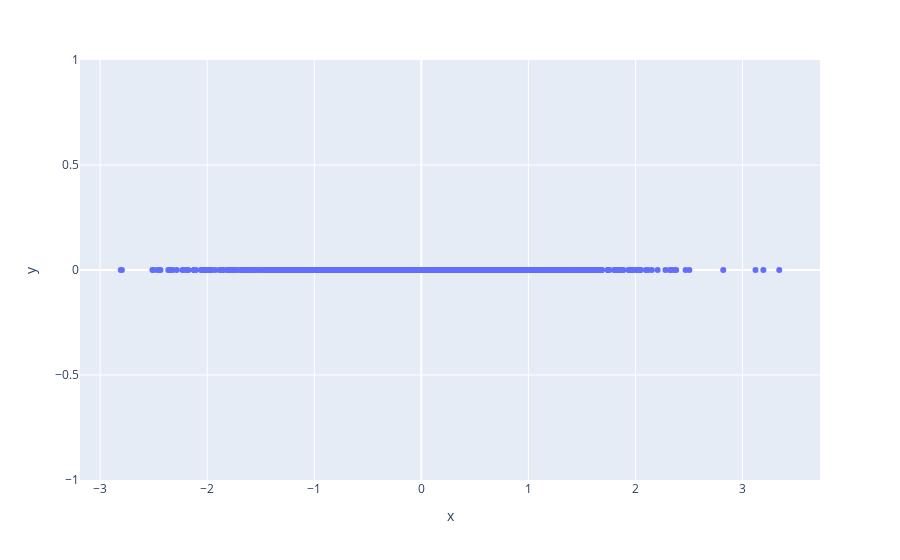

Notebook code cell kept with this figure:
### Code cell
fig = px.scatter(x=data,y=np.zeros_like(data))
fig.show()

### Figure 1 — Plotly figure (JSON) as saved in the notebook; plotly's stock layout.template omitted (floating-point values rounded to 4 significant figures; data arrays with more than 128 entries replaced by an {"elided": "..."} marker saying what was removed)
{"data": [{"hovertemplate": "x=%{x}<br>y=%{y}<extra></extra>", "legendgroup": "", "marker": {"color": "#636efa", "symbol": "circle"}, "mode": "markers", "name": "", "orientation": "v", "showlegend": false, "type": "scatter", "x": {"elided": "1000 float values"}, "xaxis": "x", "y": {"elided": "1000 int values"}, "yaxis": "y"}], "layout": {"legend": {"tracegroupgap": 0}, "margin": {"t": 60}, "xaxis": {"anchor": "y", "domain": [0, 1], "title": {"text": "x"}}, "yaxis": {"anchor": "x", "domain": [0, 1], "title": {"text": "y"}}}}
